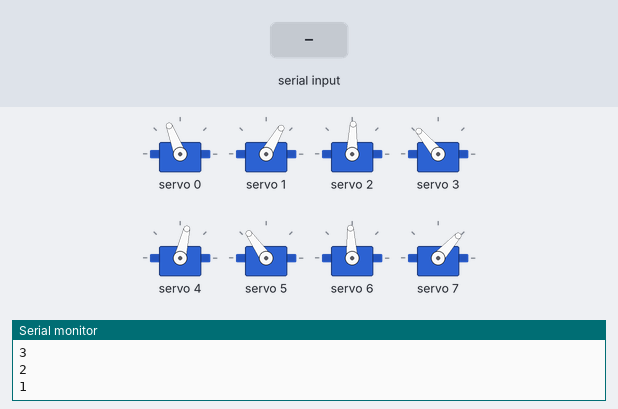
Simulated run of this sketch. Board: ESP32. Shown: 8 × servo, the last lines printed to the serial monitor. The inputs (shaded band) are chosen by the test bench.

Above: at 11.7 s.
11.8 s: "1" received over Serial
At 12.26 s:
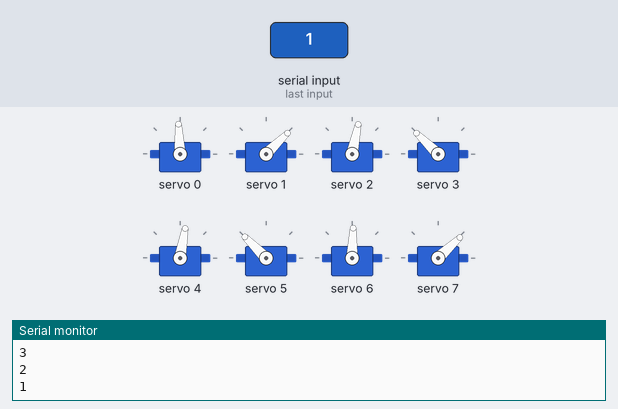
At 14.19 s:
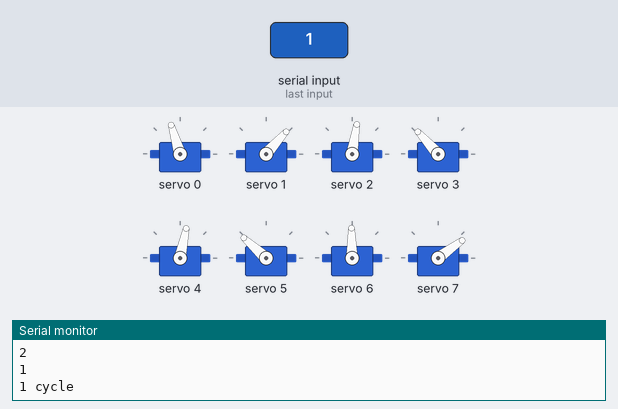
14.8 s: "0" received over Serial
At 15.5 s:
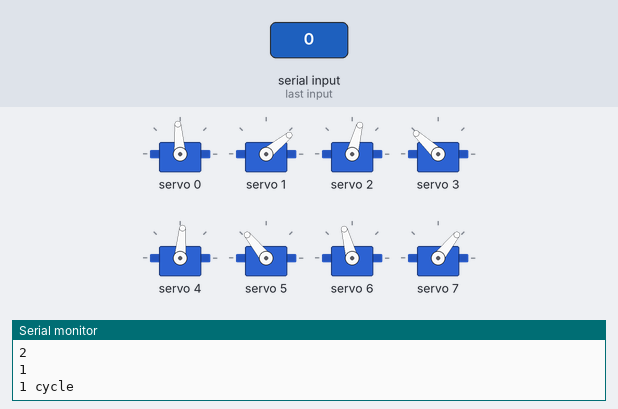
Timing chart, 0 to 17.8 s (numbered marks = the images above; inputs shaded):
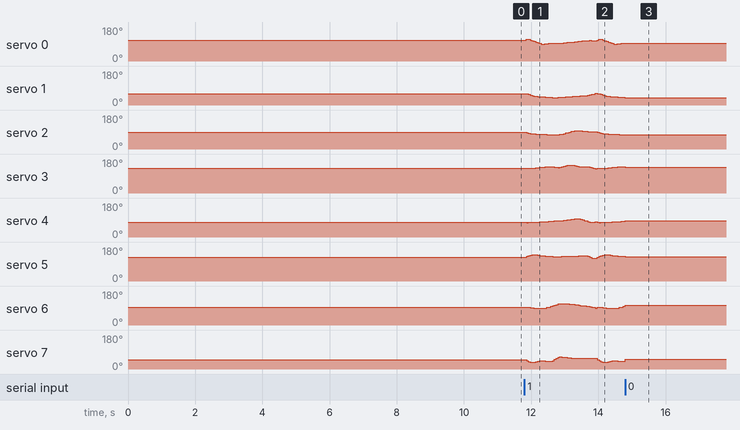

The sketch:

SS_walk_2cm_z_clearance.ino
```cpp
//Gait template
#include <Wire.h>
#include <Adafruit_PWMServoDriver.h>

Adafruit_PWMServoDriver pca9685 = Adafruit_PWMServoDriver();

#define SERVO_FREQ 50
#define SER0 0 //Hip 1
#define SER1 1 //Knee 1
#define SER2 2 //Hip 2
#define SER3 3 //Knee 2
#define SER4 4 //Hip 3
#define SER5 5 //Knee 3
#define SER6 6 //Hip 4
#define SER7 7 //Knee 4

float SS_servo0[] = {-0.42556418116762934, -0.49327414642680334, -0.49615498127580254, -0.42329659231723404, -0.34596235829888583, -0.25276188711771685, -0.16891282044533257, -0.06905559001019329, 0.02706630088092256, 0.09964362784122138, 0.10252764634397143, 0.07568156612954847, 0.05500190159325845, 0.04270967889658785, 0.03160335026768221, 0.021023722903642718, 0.010304897958851379, -0.0015161141659263576, -0.014428573240778887, -0.027870374446730403, -0.044830465393916115, -0.06369566766602254, -0.08386644191989936, -0.1048809303326706, -0.1265351828625495, -0.14960809064424305, -0.17380274383273842, -0.20227006927168806, -0.2329012869157908, -0.2626779011990347, -0.28928285215131905, -0.31084544970464767, -0.33238271240286915, -0.3504674649725901, -0.3640667219634204, -0.368000197289291, -0.3626220078843122, -0.35878995507231837, -0.3418526449279306};
float SS_servo1[] = {0.6828776574803064, 0.6881293895615131, 0.7317457935474612, 0.8905844915065422, 1.0066654272803275, 1.039084720376314, 1.0485509403451323, 1.0748274791239742, 1.0977794920770638, 1.1085474436771106, 1.1037312731503066, 1.1474146499790354, 1.1812221071641495, 1.2055144269503144, 1.2217151822543155, 1.229764002484235, 1.2309193910568033, 1.2240003141662505, 1.2075274735429444, 1.183199681246591, 1.1621591792896226, 1.1369462153076066, 1.1175574428471164, 1.0985226643478334, 1.0819806703417292, 1.0686514235134565, 1.062338282461809, 1.0507594963596258, 1.0304954904452988, 1.0154322991673146, 1.006965700335865, 1.0019828279394483, 0.9776072447493066, 0.9442666968642781, 0.8970778787355125, 0.8531128375089687, 0.7953558230553001, 0.7175626947853778, 0.6389724183100836};
float SS_servo2[] = {-0.12776768197915256, -0.20264544057259318, -0.25823942181716464, -0.2950245144128229, -0.3220516191466051, -0.34428070083035356, -0.361556800585438, -0.3757456944864018, -0.38646098840295706, -0.39772786732450216, -0.41325338858220806, -0.4296265147875676, -0.44009779037786867, -0.4451559942592431, -0.4484547204337481, -0.45185685090476135, -0.45513134671589833, -0.4599068749308488, -0.4651366869278902, -0.4359600544977051, -0.3616923580780228, -0.2924171851495627, -0.21846015556866447, -0.14602798314039417, -0.07205709525374801, -0.001495044766696929, 0.06841835698584542, 0.10796003633936667, 0.1173968520624427, 0.12280311366612906, 0.10473412232366336, 0.07012456717254091, 0.036497897977321156, 0.006861414010827728, -0.019758571300694944, -0.0348176747236411, -0.0410774962085661, -0.051979896308133065, -0.04567433141535136};
float SS_servo3[] = {0.835217161913288, 0.8551094364544823, 0.8488248146960335, 0.852068125643927, 0.858886029113477, 0.8740001196133911, 0.8902564215931574, 0.9180821128379254, 0.9462037419508285, 0.9738355832048545, 0.9904744843855909, 1.0044553963659582, 1.0100406493157974, 1.0132598361850325, 1.009237177875199, 1.000157501151337, 0.9860402518844578, 0.966902887919269, 0.9405143829113698, 0.9588355085171731, 1.0541576821478797, 1.1126436880718287, 1.1661300122841087, 1.1961447525020565, 1.2080489625922552, 1.2049517373662815, 1.2056462483376664, 1.175151405316994, 1.1074545975157983, 1.0516574483869454, 1.0329205220120332, 1.051384514898409, 1.0486969532418418, 1.033412319361605, 1.0042104741292348, 0.9710840217971752, 0.9214369663562652, 0.8549707974290478, 0.7789476876162019};
float SS_servo4[] = {0.42574758343705865, 0.43654457209796915, 0.4235422184570061, 0.4143126374009594, 0.40420943053259306, 0.3918084104018503, 0.3803113487575302, 0.37240099993508063, 0.36619576835976014, 0.35443896242221573, 0.3369212812237166, 0.3184342308339507, 0.3032680891354702, 0.29082794741117113, 0.277830804497601, 0.26293211929111787, 0.24711983218885014, 0.23040349735802484, 0.21401630789245854, 0.19904586841912222, 0.18080117808232762, 0.1585871354727131, 0.13522057077068805, 0.11011545416216376, 0.08320386573893229, 0.05357206676919947, 0.02158008660663347, -0.022998082677104112, -0.058746312218677606, -0.049241438795690776, 0.006421916118995041, 0.09938695239861188, 0.1746816406177367, 0.2546837018141748, 0.3190964547426789, 0.3900485711045445, 0.43156879369146817, 0.38624344638442526, 0.3469525905993498};
float SS_servo5[] = {-0.8847250060019873, -0.9934718918637985, -1.074990189871103, -1.1250817309954368, -1.1537258030458515, -1.1587388332326365, -1.1523245296754294, -1.1304369355188697, -1.1035778454829224, -1.0707731856952871, -1.0493654758802493, -1.0298826796099432, -1.0137064107955989, -0.9956443469165873, -0.9809664859660031, -0.9679916072313813, -0.9584980263355423, -0.9549474599094512, -0.9608031524397826, -0.9761017855943678, -0.9897563248218433, -1.0037658176954818, -1.0136543333105799, -1.0221108012501297, -1.026532996830561, -1.0257561366217387, -1.016121277711538, -0.9967038438615488, -1.0035424475149215, -1.0706298404445365, -1.1020614769942574, -1.0791449865928668, -1.0795352732750485, -1.0749556116256744, -1.046069003187611, -0.893933634856137, -0.7579180243710739, -0.7507553462256271, -0.7362285294433991};
float SS_servo6[] = {0.012738932143274598, 0.01385226225603741, -0.008294372705921038, -0.02693282908291766, -0.04523096941773867, -0.061618509045737284, -0.07781863429639554, -0.09193549743151759, -0.10701897502512452, -0.11035699363790273, -0.0922710510469643, -0.060098579957342343, -0.010719806537998413, 0.0655158343979277, 0.14583026690507103, 0.2242239113898031, 0.3028551950370353, 0.3784146647598375, 0.4548034471666271, 0.5057719736415153, 0.49942849476832324, 0.48366138541742715, 0.4683143941780985, 0.4514965514921285, 0.43355919791161684, 0.41342980085311193, 0.3913599742430212, 0.36134983679530264, 0.3261205126668812, 0.29323928522827225, 0.25933741312606584, 0.22769574690821387, 0.19356927980639962, 0.16458275935781336, 0.13195900815735725, 0.09772657453014666, 0.060784503867398074, 0.004542153939917344, -0.05353191095610014};
float SS_servo7[] = {-1.0650080742447972, -1.1912158153197898, -1.2804397736534932, -1.327759746340019, -1.3456110709391815, -1.3365474214319948, -1.3085309291608502, -1.2587519277672379, -1.2006227808599599, -1.1693536490262004, -1.1907617172298517, -1.2320173859064938, -1.2595894658172395, -1.2508511104342843, -1.2128693472368364, -1.13496918367936, -1.025555601196488, -0.8996755712826733, -0.7752748354227215, -0.7147431934778067, -0.7355899864535683, -0.759788098705321, -0.7824672209644206, -0.8047938045658499, -0.8249932175088452, -0.8420445310272254, -0.8519603673946109, -0.8619555436202653, -0.875543610328563, -0.886363199720118, -0.8843525637029997, -0.8750228108331556, -0.8771935935890548, -0.8910234712579026, -0.9060473149360119, -0.9042184568310465, -0.9055269436205399, -0.904926070771922, -0.8858410700785749};


int node=0;
int first=0;
int input=0;
int end_time=0;
int time_step=50000;
int steps = sizeof(SS_servo0)/sizeof(SS_servo0[0]);

// ------------------------Centers:--------------------------
int centre0=312;
int centre1=293;
int centre2=305;
int centre3=315;
int centre4=315;
int centre5=300;
int centre6=310;
int centre7=315;

// -------------------Joint configurations-------------------
int servo0=0;
int servo0_deg=0;
int servo1=0;
int servo1_deg=0;
int servo2=0;
int servo2_deg=0;
int servo3=0;
int servo3_deg=0;
int servo4=0;
int servo4_deg=0;
int servo5=0;
int servo5_deg=0;
int servo6=0;
int servo6_deg=0;
int servo7=0;
int servo7_deg=0;

void setup() {
  Serial.begin(115200);
  pca9685.begin();

  pca9685.setOscillatorFrequency(27000000); //Value between 24MHz and 27MHz, tuned for this setup
  pca9685.setPWMFreq(SERVO_FREQ);
  delay (500);

  servo0_deg=SS_servo0[0]/3.14159265*180;
  servo0=map(servo0_deg,30,-30,265,355);
  pca9685.setPWM(SER0,0,servo0);

  servo1_deg=SS_servo1[0]/3.14159265*180;
  servo1=map(servo1_deg,30,-30,250,335);
  pca9685.setPWM(SER1,0,servo1);

  servo2_deg=SS_servo2[0]/3.14159265*180;
  servo2=map(servo2_deg,-30,30,265,350);
  pca9685.setPWM(SER2,0,servo2);

  servo3_deg=SS_servo3[0]/3.14159265*180;
  servo3=map(servo3_deg,-30,30,265,360);
  pca9685.setPWM(SER3,0,servo3);

  servo4_deg=SS_servo4[0]/3.14159265*180;
  servo4=map(servo4_deg,30,-30,265,360);
  pca9685.setPWM(SER4,0,servo4);

  servo5_deg=SS_servo5[0]/3.14159265*180;
  servo5=map(servo5_deg,30,-30,250,345);
  pca9685.setPWM(SER5,0,servo5);

  servo6_deg=SS_servo6[0]/3.14159265*180;
  servo6=map(servo6_deg,-30,30,260,355);
  pca9685.setPWM(SER6,0,servo6);

  servo7_deg=SS_servo7[0]/3.14159265*180;
  servo7=map(servo7_deg,-30,30,265,365);
  pca9685.setPWM(SER7,0,servo7);

  Serial.println("Ready Steady");
  end_time=esp_timer_get_time()+time_step;
  Serial.println(steps);
  Serial.println("Hip first entry");
  Serial.println(SS_servo6[0]);
  Serial.println("Knee first entry");
  Serial.println(SS_servo7[0]);
  Serial.println("Hip last entry");
  Serial.println(SS_servo6[steps]);
  Serial.println("Knee last entry");
  Serial.println(SS_servo7[steps]);

  delay(1000);
        Serial.println("10");
        delay(1000);
        Serial.println("9");
        delay(1000);
        Serial.println("8");
        delay(1000);
        Serial.println("7");
        delay(1000);
        Serial.println("6");
        delay(1000);
        Serial.println("5");
        delay(1000);
        Serial.println("4");
        delay(1000);
        Serial.println("3");
        delay(1000);
        Serial.println("2");
        delay(1000);
        Serial.println("1");

}

void loop()
{
  if(Serial.available()>0)
  {
    first=Serial.read();
    if(first=='1')
    {
      input=1;
    }
    if(first=='0')
    {
      input=0;
    }
  }
  if(input==1)
  {
      if(esp_timer_get_time()>=end_time)
      {
        servo0_deg=SS_servo0[node]/3.14159265*180;
        servo0=map(servo0_deg,30,-30,265,355);
        pca9685.setPWM(SER0,0,servo0);

        servo1_deg=SS_servo1[node]/3.14159265*180;
        servo1=map(servo1_deg,30,-30,250,335);
        pca9685.setPWM(SER1,0,servo1);

        servo2_deg=SS_servo2[node]/3.14159265*180;
        servo2=map(servo2_deg,-30,30,265,350);
        pca9685.setPWM(SER2,0,servo2);

        servo3_deg=SS_servo3[node]/3.14159265*180;
        servo3=map(servo3_deg,-30,30,265,360);
        pca9685.setPWM(SER3,0,servo3);

        servo4_deg=SS_servo4[node]/3.14159265*180;
        servo4=map(servo4_deg,30,-30,265,360);
        pca9685.setPWM(SER4,0,servo4);

        servo5_deg=SS_servo5[node]/3.14159265*180;
        servo5=map(servo5_deg,30,-30,250,345);
        pca9685.setPWM(SER5,0,servo5);

        servo6_deg=SS_servo6[node]/3.14159265*180;
        servo6=map(servo6_deg,-30,30,260,355);
        pca9685.setPWM(SER6,0,servo6);

        servo7_deg=SS_servo7[node]/3.14159265*180;
        servo7=map(servo7_deg,-30,30,265,365);
        pca9685.setPWM(SER7,0,servo7);

//        Serial.print("Node:");
//        Serial.print(node);
//        Serial.print("       SS_servo0:");
//        Serial.println(SS_servo3[node]);
        node+=1;
        if(node>=steps)
           {
              Serial.print("1 cycle");
              node=0;
            }
         end_time=esp_timer_get_time()+time_step;
      }
   }

  if(input == 0)
  {
   servo0_deg=SS_servo0[node]/3.14159265*180;
   servo0=map(servo0_deg,30,-30,265,355);
   pca9685.setPWM(SER0,0,servo0);

   servo1_deg=SS_servo1[node]/3.14159265*180;
   servo1=map(servo1_deg,30,-30,250,335);
   pca9685.setPWM(SER1,0,servo1);

   servo2_deg=SS_servo2[node]/3.14159265*180;
   servo2=map(servo2_deg,-30,30,265,350);
   pca9685.setPWM(SER2,0,servo2);

   servo3_deg=SS_servo3[node]/3.14159265*180;
   servo3=map(servo3_deg,-30,30,265,360);
   pca9685.setPWM(SER3,0,servo3);

   servo4_deg=SS_servo4[node]/3.14159265*180;
   servo4=map(servo4_deg,30,-30,265,360);
   pca9685.setPWM(SER4,0,servo4);

   servo5_deg=SS_servo5[node]/3.14159265*180;
   servo5=map(servo5_deg,30,-30,250,345);
   pca9685.setPWM(SER5,0,servo5);

   servo6_deg=SS_servo6[node]/3.14159265*180;
   servo6=map(servo6_deg,-30,30,260,355);
   pca9685.setPWM(SER6,0,servo6);

   servo7_deg=SS_servo7[node]/3.14159265*180;
   servo7=map(servo7_deg,-30,30,265,365);
   pca9685.setPWM(SER7,0,servo7);

  }
}
```

Measured:
- after the input at 14.8 s, servo 1: stops changing and stays 39°
